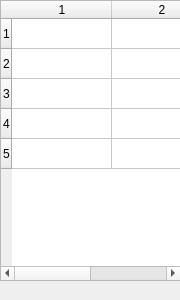
<?xml version="1.0" encoding="UTF-8"?>
<ui version="4.0">
 <class>DeviceInfoWidget</class>
 <widget class="QDockWidget" name="DeviceInfoWidget">
  <property name="geometry">
   <rect>
    <x>0</x>
    <y>0</y>
    <width>180</width>
    <height>300</height>
   </rect>
  </property>
  <property name="allowedAreas">
   <set>Qt::LeftDockWidgetArea|Qt::RightDockWidgetArea</set>
  </property>
  <property name="windowTitle">
   <string>Device Info</string>
  </property>
  <widget class="QWidget" name="dockWidgetContents">
   <widget class="QTableWidget" name="deciceInfoTable">
    <property name="geometry">
     <rect>
      <x>0</x>
      <y>0</y>
      <width>181</width>
      <height>281</height>
     </rect>
    </property>
    <property name="rowCount">
     <number>5</number>
    </property>
    <property name="columnCount">
     <number>2</number>
    </property>
    <row/>
    <row/>
    <row/>
    <row/>
    <row/>
    <column/>
    <column/>
   </widget>
  </widget>
 </widget>
 <resources/>
 <connections/>
</ui>
